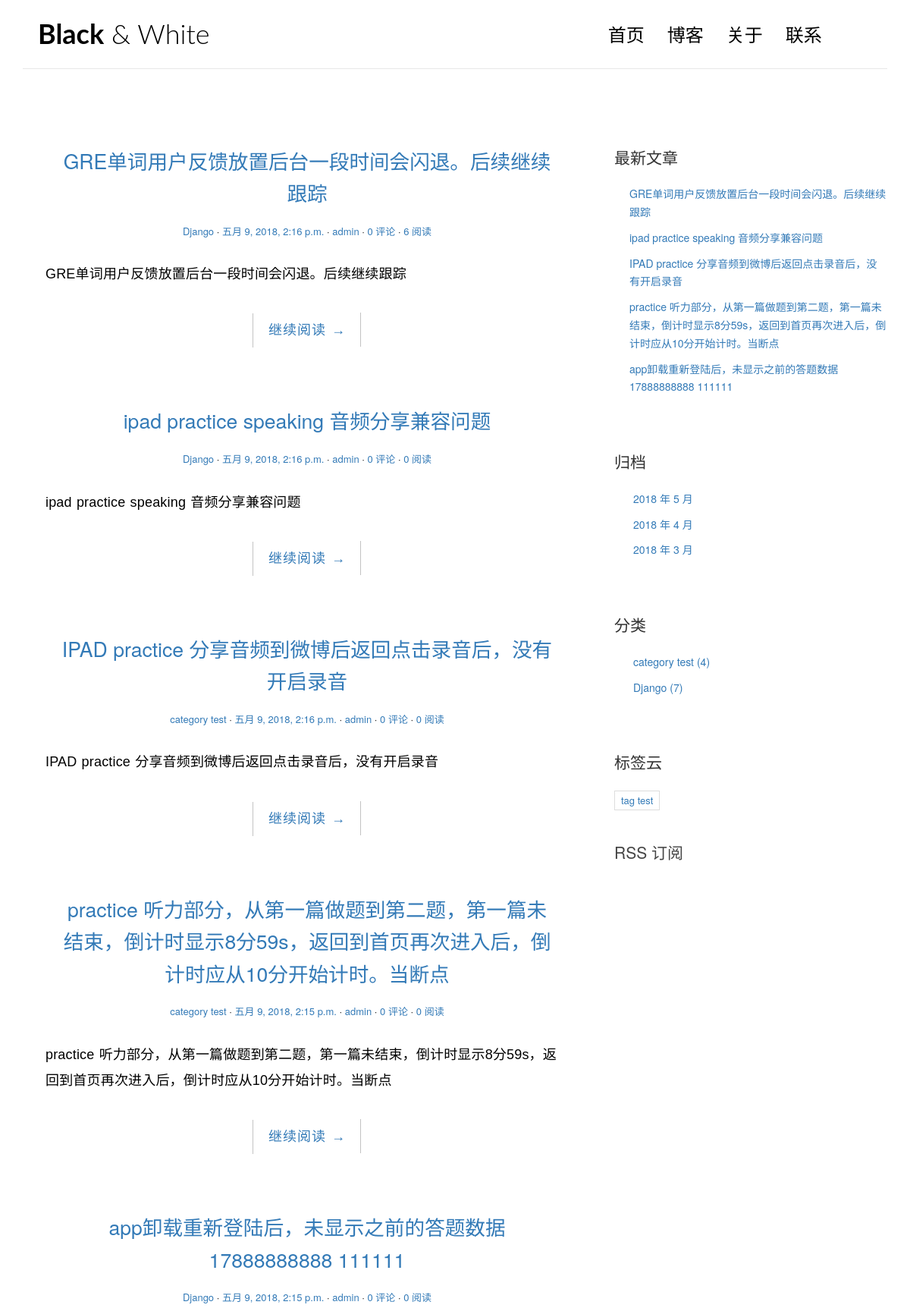
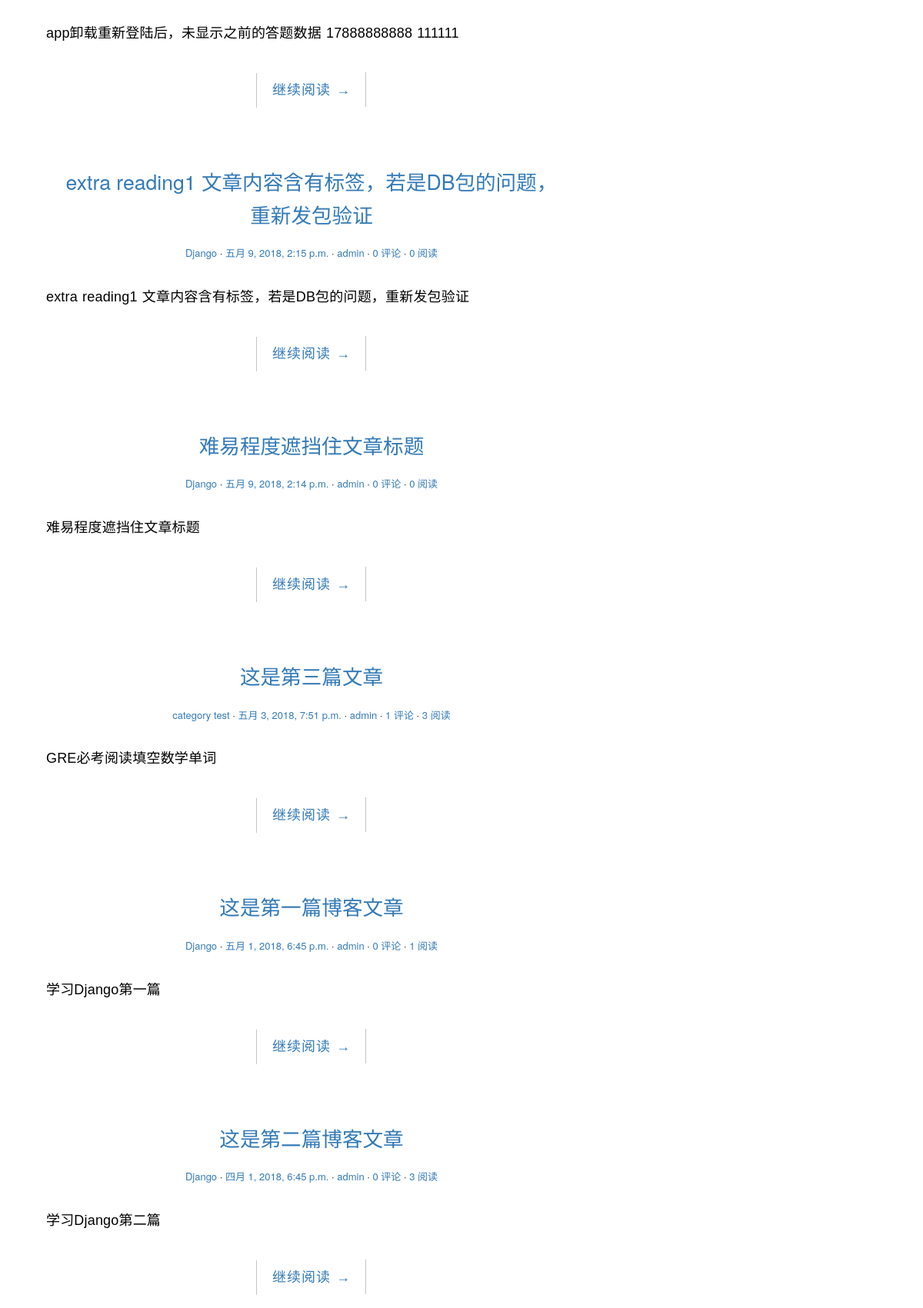
The page / (upper part) on the database its author committed (2 pictures, top to bottom).
### blog/models.py (models this page shows, shortened)
@python_2_unicode_compatible
class Article(models.Model):
    title = models.CharField(max_length=70)
    content = models.TextField()
    create_time = models.DateTimeField()
    update_time = models.DateTimeField()
    summary = models.CharField(max_length=200, blank=True)
    category = models.ForeignKey(Category)
    tags = models.ManyToManyField(Tag, blank=True)
    author = models.ForeignKey(User)
    views = models.PositiveIntegerField(default=0)
    def get_absolute_url(self):
        return reverse('blog:detail', kwargs={'pk': self.pk})
    class Meta:
        ordering = ['-create_time']

class Category(models.Model):
    name = models.CharField(max_length=100)

class Tag(models.Model):
    name = models.CharField(max_length=100)

### blog/views.py (the view, shortened to what this page needs)
# urls.py: url(r'^$', views.IndexView.as_view(), name='index'),
class IndexView(ListView):
    model = Article
    template_name = 'blog/index.html'
    context_object_name = 'article_list'
    paginate_by = 10
    def get_context_data(self, **kwargs):
        context = super().get_context_data(**kwargs)
        paginator = context.get('paginator')
        page_obj = context.get('page_obj')
        is_paginated = context.get('is_paginated')
        pagination_data = self.pagination_data(paginator, page_obj, is_paginated)
        context.update(pagination_data)
        return context
    def pagination_data(self, paginator, page_obj, is_paginated):
        if not is_paginated:
            return {}
        left = []
        right = []
        left_has_more = False
        right_has_more = False
        first = False
        last = False
        current_page_num = page_obj.number
        total_pages = paginator.num_pages
        page_num_list = paginator.page_range
        if current_page_num == 1:
            right = page_num_list[current_page_num:current_page_num + 2]
            if right[-1] < total_pages - 1:
                right_has_more = True
            if right[-1] < total_pages:
                last = True
        elif current_page_num == total_pages:
            left = page_num_list[(current_page_num - 3) if (current_page_num - 3) > 0 else 0:current_page_num - 1]
            if left[0] > 2:
                left_has_more = True
            if left[0] > 1:
                first = True
        data = {
            'left': left,
            'right': right,
            'left_has_more': left_has_more,
            'right_has_more': right_has_more,
            'first': first,
            'last': last
        }
        return data

### blog/templatetags/blog_tags.py (called while the page is built)
@register.simple_tag
def get_recent_articles(num=5):
    return Article.objects.all().order_by('-create_time')[:num]

@register.simple_tag
def archives():
    ret = Article.objects.dates('create_time', 'month', order='DESC')
    print(ret)
    return Article.objects.dates('create_time', 'month', order='DESC')

@register.simple_tag
def get_categories():
    return Category.objects.annotate(cate_article_nums=Count('article')).filter(cate_article_nums__gt=0)

@register.simple_tag
def get_tags():
    return Tag.objects.annotate(tag_article_nums=Count('article')).filter(tag_article_nums__gt=0)

### templates/blog/index.html (shortened to what this page needs)
{% extends 'base.html' %}
{% block main %}
    {% for article in article_list %}
        <article class="post post-{{ article.pk }}">
            <header class="entry-header">
                <h1 class="entry-title">
                    <a href="{{ article.get_absolute_url }}">{{ article.title }}</a>
                </h1>
                <div class="entry-meta">
                    <span class="post-category"><a href="{% url 'blog:category' article.category.pk %}">{{ article.category.name }}</a></span>
                    <span class="post-date"><a href="#"><time class="entry-date"
                                                              datetime="{{ article.create_time }}">{{ article.create_time }}</time></a></span>
                    <span class="post-author"><a href="#">{{ article.author.username }}</a></span>
                    <span class="comments-link"><a href="{{ article.get_absolute_url }}#comment-area">{{ article.comments_set.count }} 评论</a></span>
                    <span class="views-count"><a href="{{ article.get_absolute_url }}">{{ article.views }} 阅读</a></span>
                </div>
            </header>
            <div class="entry-content clearfix">
                <p>{{ article.summary }}</p>
                <div class="read-more cl-effect-14">
                    <a href="{{ article.get_absolute_url }}" class="more-link">继续阅读 <span class="meta-nav">→</span></a>
                </div>
            </div>
        </article>
    {% empty %}
        <div class="no-post">暂时还没有发布的文章！</div>
    {% endfor %}
{% endblock %}

### templates/base.html (shortened to what this page needs)
{% load staticfiles %}
{% load blog_tags %}
<!DOCTYPE html>
<html>
<head>
    <link rel="stylesheet" href="http://code.ionicframework.com/ionicons/2.0.1/css/ionicons.min.css">
    <link rel="stylesheet" href="{% static 'blog/css/pace.css' %}">
    <link rel="stylesheet" href="{% static 'blog/css/custom.css' %}">
    <link rel="stylesheet" href="{% static 'blog/css/highlights/github.css' %}">
    <link href="https://cdn.bootcss.com/bootstrap/3.3.7/css/bootstrap.min.css" rel="stylesheet">
</head>
<body>
<div class="container">
    <header id="site-header">
        <div class="row">
            <div class="col-md-4 col-sm-5 col-xs-8">
                <div class="logo">
                    <h1><a href="{% url 'blog:index' %}"><b>Black</b> &amp; White</a></h1>
                </div>
            </div>
            <div class="col-md-8 col-sm-7 col-xs-4">
                <nav class="main-nav" role="navigation">
                    <div class="collapse navbar-collapse" id="bs-example-navbar-collapse-1">
                        <ul class="nav navbar-nav navbar-right">
                            <li class="cl-effect-11"><a href="{% url 'blog:index' %}" data-hover="首页">首页</a></li>
                            <li class="cl-effect-11"><a href="full-width.html" data-hover="博客">博客</a></li>
                            <li class="cl-effect-11"><a href="about.html" data-hover="关于">关于</a></li>
                            <li class="cl-effect-11"><a href="contact.html" data-hover="联系">联系</a></li>
                        </ul>
                    </div>
                </nav>
            </div>
        </div>
    </header>
</div>
<div class="content-body">
    <div class="container">
        <div class="row">
            <main class="col-md-8">
                {% block main %}
                {% endblock main %}
            </main>
            <aside class="col-md-4">
                {% block toc %}
                    <div class="widget widget-recent-posts">
                    <h3 class="widget-title">最新文章</h3>
                    {% get_recent_articles as recent_article_list %}
                    <ul>
                        {% for article in recent_article_list %}
                        <li>
                            <a href="{{ article.get_absolute_url }}">{{ article.title }}</a>
                        </li>
                        {% empty %}
                            暂无文章！
                        {% endfor %}
                    </ul>
                </div>
                {% endblock toc %}
                <div class="widget widget-archives">
                    <h3 class="widget-title">归档</h3>
                    {% archives as date_list %}
                    <ul>
                        {% for date in date_list %}
                            <li>
                                <a href="{% url 'blog:archives' date.year date.month %}">{{ date.year }} 年 {{ date.month }} 月</a>
                            </li>
                        {% empty %}
                            暂无归档！
                        {% endfor %}
                    </ul>
                </div>
                <div class="widget widget-category">
                    <h3 class="widget-title">分类</h3>
                    {% get_categories as category_list %}
                    <ul>
                        {% for category in category_list %}
                            <li>
                                <a href="{% url 'blog:category' category.pk %}">{{ category.name }} <span class="post-count">({{ category.cate_article_nums }})</span></a>
                            </li>
                        {% endfor %}
                    </ul>
                </div>
                {% block tags %}
                    <div class="widget widget-tag-cloud">
                    <h3 class="widget-title">标签云</h3>
                        {% get_tags as tag_list %}
                        <ul>
                            {% for tag in tag_list %}
                                <li>
                                    <a href="{% url 'blog:tag' tag.pk %}">{{ tag.name }}</a>
                                </li>
                            {% empty %}
                                暂无标签！
                            {% endfor %}
                        </ul>
                </div>
                {% endblock tags %}
                <div class="rss">
                    <a href="{% url 'rss' %}">
                        RSS 订阅
                    </a>
                </div>
            </aside>
        </div>
    </div>
</div>
</body>
</html>

### blog/static/blog/css/custom.css (style rules this page uses)
* { outline: none; }
h1, h2, h3, h4, h5, h6 { margin-top: 0; }
b { font-weight: 400; }
a { color: #333; }
body { color: #444; font-family: 'Lato', sans-serif; }
p { font-family: 'Ubuntu', sans-serif; font-weight: 400; word-spacing: 1px; letter-spacing: 0.01em; }
#site-header { background-color: #FFF; padding: 25px 20px; margin-bottom: 40px; border-bottom: 1px solid #e7e7e7; }
.logo h1 a { color: #000; }
.logo h1 { margin: 0; font-family: 'Lato', sans-serif; font-weight: 300; }
.main-nav { margin-top: 11px; max-width: 95%; }
.main-nav a { color: #000000 !important; padding: 0 0 5px 0 !important; margin-right: 30px; font-family: 'Lato', sans-serif; font-weight: 300; font-size: 24px; }
.cl-effect-11 a { padding: 10px 0; color: #0972b4; text-shadow: none; }
.cl-effect-11 a::before { position: absolute; top: 0; left: 0; overflow: hidden; padding: 0 0 5px 0 !important; max-width: 0; border-bottom: 1px solid #000; color: #000; content: attr(data-hover); white-space: nowrap; -webkit-transition: max-width 0.5s; -moz-transition: max-width 0.5s; transition: max-width 0.5s; }
.content-body { padding-bottom: 4em; }
.post { background: #fff; padding: 30px 30px 0; }
.entry-title { text-align: center; font-size: 1.9em; margin-bottom: 20px; line-height: 1.6; padding: 10px 20px 0; }
.entry-meta { text-align: center; color: #DDDDDD; font-size: 13px; margin-bottom: 30px; }
.entry-content { font-size: 18px; line-height: 1.9; font-weight: 300; color: #000; }
.post-category::after, .post-date::after, .post-author::after, .comments-link::after { content: ' ·'; color: #000; }
.read-more { font-family: 'Ubuntu', sans-serif; font-weight: 400; word-spacing: 1px; letter-spacing: 0.01em; text-align: center; margin-top: 20px; }
.cl-effect-14 a { padding: 0 20px; height: 45px; line-height: 45px; position: relative; display: inline-block; margin: 15px 25px; letter-spacing: 1px; font-weight: 400; text-shadow: 0 0 1px rgba(255, 255, 255, 0.3); }
.cl-effect-14 a::before, .cl-effect-14 a::after { position: absolute; width: 45px; height: 1px; background: #C3C3C3; content: ''; -webkit-transition: all 0.3s; -moz-transition: all 0.3s; transition: all 0.3s; pointer-events: none; }
.cl-effect-14 a::before { top: 0; left: 0; -webkit-transform: rotate(90deg); -moz-transform: rotate(90deg); transform: rotate(90deg); -webkit-transform-origin: 0 0; -moz-transform-origin: 0 0; transform-origin: 0 0; }
.cl-effect-14 a::after { right: 0; bottom: 0; -webkit-transform: rotate(90deg); -moz-transform: rotate(90deg); transform: rotate(90deg); -webkit-transform-origin: 100% 0; -moz-transform-origin: 100% 0; transform-origin: 100% 0; }
.widget { background: #fff; padding: 30px 0 0; }
.widget-title { font-size: 1.5em; margin-bottom: 20px; line-height: 1.6; padding: 10px 0 0; font-weight: 400; }
.widget-recent-posts ul { padding: 0; margin: 0; padding-left: 20px; }
.widget-recent-posts ul li { list-style-type: none; position: relative; line-height: 170%; margin-bottom: 10px; }
.widget-recent-posts ul li::before { content: '\f3d3'; font-family: "Ionicons"; position: absolute; left: -17px; top: 3px; font-size: 16px; color: #000; }
.widget-archives ul { padding: 0; margin: 0; padding-left: 25px; }
.widget-archives ul li { list-style-type: none; position: relative; line-height: 170%; margin-bottom: 10px; }
.widget-archives ul li::before { content: '\f3f3'; font-family: "Ionicons"; position: absolute; left: -25px; top: 1px; font-size: 16px; color: #000; }
.widget-category ul { padding: 0; margin: 0; padding-left: 25px; }
.widget-category ul li { list-style-type: none; position: relative; line-height: 170%; margin-bottom: 10px; }
.widget-category ul li::before { content: '\f3fe'; font-family: "Ionicons"; position: absolute; left: -25px; top: 1px; font-size: 18px; color: #000; }
.widget-tag-cloud ul { padding: 0; margin: 0; margin-right: -10px; }
.widget-tag-cloud ul li { list-style-type: none; font-size: 13px; display: inline-block; margin-right: 10px; margin-bottom: 10px; padding: 3px 8px; border: 1px solid #ddd; }
.rss { font-size: 21px; margin-top: 30px; }
.rss a { color: #444; }

### rows shown on the page
Article: title "GRE单词用户反馈放置后台一段时间会闪退。后续继续跟踪", category.name "Django", create_time "五月 9, 2018, 2:16 p.m.", author.username "admin", comments_set.count "0", views "6", summary "GRE单词用户反馈放置后台一段时间会闪退。后续继续跟踪"
Article: title "ipad practice speaking 音频分享兼容问题", category.name "Django", create_time "五月 9, 2018, 2:16 p.m.", author.username "admin", comments_set.count "0", views "0", summary "ipad practice speaking 音频分享兼容问题"
Article: title "IPAD practice 分享音频到微博后返回点击录音后，没有开启录音", category.name "category test", create_time "五月 9, 2018, 2:16 p.m.", author.username "admin", comments_set.count "0", views "0", summary "IPAD practice 分享音频到微博后返回点击录音后，没有开启录音"
Article: title "practice 听力部分，从第一篇做题到第二题，第一篇未结束，倒计时显示8分59s，返回到首页再次进入后，倒计时应从10分开始计时。当断点", category.name "category test", create_time "五月 9, 2018, 2:15 p.m.", author.username "admin", comments_set.count "0", views "0", summary "practice 听力部分，从第一篇做题到第二题，第一篇未结束，倒计时显示8分59s，返回到首页再次进入后，倒计时应从10分开始计时。当断点"
Article: title "app卸载重新登陆后，未显示之前的答题数据 17888888888 111111", category.name "Django", create_time "五月 9, 2018, 2:15 p.m.", author.username "admin", comments_set.count "0", views "0", summary "app卸载重新登陆后，未显示之前的答题数据 17888888888 111111"
Article: title "extra reading1 文章内容含有标签，若是DB包的问题，重新发包验证", category.name "Django", create_time "五月 9, 2018, 2:15 p.m.", author.username "admin", comments_set.count "0", views "0", summary "extra reading1 文章内容含有标签，若是DB包的问题，重新发包验证"
Article: title "难易程度遮挡住文章标题", category.name "Django", create_time "五月 9, 2018, 2:14 p.m.", author.username "admin", comments_set.count "0", views "0", summary "难易程度遮挡住文章标题"
Article: title "这是第三篇文章", category.name "category test", create_time "五月 3, 2018, 7:51 p.m.", author.username "admin", comments_set.count "1", views "3", summary "GRE必考阅读填空数学单词"
Article: title "这是第一篇博客文章", category.name "Django", create_time "五月 1, 2018, 6:45 p.m.", author.username "admin", comments_set.count "0", views "1", summary "学习Django第一篇"
Article: title "这是第二篇博客文章", category.name "Django", create_time "四月 1, 2018, 6:45 p.m.", author.username "admin", comments_set.count "0", views "3", summary "学习Django第二篇"
Category: name "category test", cate_article_nums "4"
Category: name "Django", cate_article_nums "7"
Tag: name "tag test"

### other values the page prints
{{ date.year }} "2018" "2018" "2018"
{{ date.month }} "5" "4" "3"
